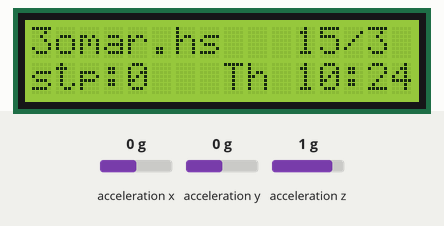
Recording of a sketch running on a simulated Arduino Uno, built with avr-gcc and run on an emulated ATmega328P. On the bench: 16×2 character LCD. Wiring (inferred from the names in the program): ADXL345 accelerometer at I2C address 0x53. The test bench sets the inputs (shaded band); at power-on: acceleration x 0 g, acceleration y 0 g, acceleration z 1 g. The local clock reads 2024-03-15 10:24:30 at power-on unless the sketch sets it; what the sketch prints to the serial monitor is not drawn.

Above: at 0.4 s.
At 30.1 s:
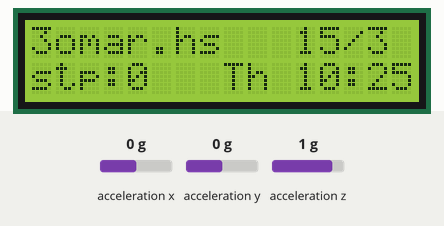
At 90.2 s:
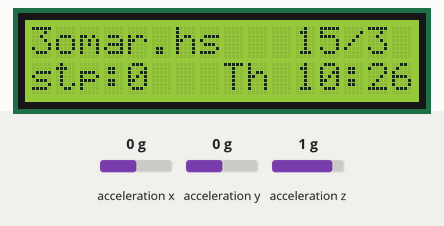

The sketch:

collage_bag_project.ino
```cpp
#include <Wire.h>

#include <LiquidCrystal_I2C.h>

LiquidCrystal_I2C lcd(0x27,16,2);

#include <Rtc_Pcf8563.h>

Rtc_Pcf8563 rtc;

//Accelerometer
#define DEVICE (0x53)    //ADXL345 device address
#define TO_READ (6)        //num of bytes we are going to read each time (two bytes for each axis)

#define offsetX   -10.5       // OFFSET values
#define offsetY   -2.5
#define offsetZ   -4.5

#define gainX     257.5        // GAIN factors
#define gainY     254.5
#define gainZ     248.5
    // Otherwise leave the default "550" value.
//Accelerometer Variables
byte buff[TO_READ] ;    //6 bytes buffer for saving data read from the device
char str[512];                      //string buffer to transform data before sending it to the serial port

int x,y,z, stepsStepped;

int xavg, yavg,zavg, steps=0, flag=0;
int xval[15]={0}, yval[15]={0}, zval[15]={0};
int threshhold = 60.0;


void setup()   {
  Serial.begin(9600);
  Wire.begin();

  lcd.init();
  lcd.backlight();

  lcd.setCursor(0, 0);
  lcd.print("3omar.hs");

  //Turning on the ADXL345
  writeTo(DEVICE, 0x2D, 0);
  writeTo(DEVICE, 0x2D, 16);
  writeTo(DEVICE, 0x2D, 8);

  // Show image buffer on the display hardware.
  // Since the buffer is intialized with an Adafruit splashscreen
  // internally, this will display the splashscreen.
  Serial.println();

  delay(10);
}


void loop() {
  int regAddress = 0x32; //First axis-acceleration-data register on the ADXL345
  readFrom(DEVICE, regAddress, TO_READ, buff); //read the acceleration data from the ADXL345

  //each axis reading comes in 10 bit resolution, ie 2 bytes.  Least Significat Byte first!!
  //thus we are converting both bytes in to one int
  x = (((int)buff[1]) << 8) | buff[0];
  y = (((int)buff[3])<< 8) | buff[2];
  z = (((int)buff[5]) << 8) | buff[4];

  stepsStepped = ArduinoPedometer();

  delay(100);

  lcd.setCursor(11, 0);
  lcd.print(rtc.getDay());
  lcd.setCursor(13, 0);
  lcd.print("/");
  lcd.setCursor(14, 0);
  lcd.print(rtc.getMonth());

  lcd.setCursor(11, 1);
  if(rtc.getHour() > 12){
    lcd.print(rtc.getHour() - 12);
  }
  else if(rtc.getHour() == 0){
    lcd.print("12");
  }
  else{
  lcd.print(rtc.getHour());
  }

  lcd.setCursor(8, 1);
  switch (rtc.getWeekday()){
    case 1:{
      lcd.print("Su");
      break;
    }
    case 2:{
      lcd.print("Mo");
      break;
    }
    case 3:{
      lcd.print("Tu");
      break;
    }
    case 4:{
      lcd.print("We");
      break;
    }
    case 5:{
      lcd.print("Th");
      break;
    }
    case 6:{
      lcd.print("Fr");
      break;
    }
    case 7:{
      lcd.print("Sa");
      break;
    }
  }
  lcd.setCursor(13, 1);
  lcd.print(":");
  lcd.setCursor(14, 1);
  lcd.print(rtc.getMinute());
}

//---------------- Functions
//Writes val to address register on device
void writeTo(int device, byte address, byte val) {
   Wire.beginTransmission(device); //start transmission to device
   Wire.write(address);        // send register address
   Wire.write(val);        // send value to write
   Wire.endTransmission(); //end transmission
}

//reads num bytes starting from address register on device in to buff array
void readFrom(int device, byte address, int num, byte buff[]) {
  Wire.beginTransmission(device); //start transmission to device
  Wire.write(address);        //sends address to read from
  Wire.endTransmission(); //end transmission

  Wire.beginTransmission(device); //start transmission to device
  Wire.requestFrom(device, num);    // request 6 bytes from device

  int i = 0;
  while(Wire.available())    //device may send less than requested (abnormal)
  {
    buff[i] = Wire.read(); // receive a byte
    i++;
  }
  Wire.endTransmission(); //end transmission
}


//Get pedometer.

int ArduinoPedometer(){
    int acc=0;
    int totvect[15]={0};
    int totave[15]={0};
    int xaccl[15]={0};
    int yaccl[15]={0};
    int zaccl[15]={0};
    for (int i=0;i<15;i++)
    {
      xaccl[i]= x;
      delay(1);
      yaccl[i]= y;
      delay(1);
      zaccl[i]= z;
      delay(1);
      totvect[i] = sqrt(((xaccl[i]-xavg)* (xaccl[i]-xavg))+ ((yaccl[i] - yavg)*(yaccl[i] - yavg)) + ((zval[i] - zavg)*(zval[i] - zavg)));
      totave[i] = (totvect[i] + totvect[i-1]) / 2 ;
      delay(150);

      //cal steps
      if (totave[i]>threshhold && flag==0)
      {
         steps=steps+1;
         flag=1;
      }
      else if (totave[i] > threshhold && flag==1)
      {
          //do nothing
      }
      if (totave[i] <threshhold  && flag==1)
      {
        flag=0;
      }
      Serial.print("steps=");
      Serial.println(steps);
      lcd.setCursor(0, 1);
      lcd.print("stp:");
      lcd.setCursor(4, 1);
      lcd.print(steps);
     return(steps);
    }
  delay(100);
 }
```

Measured:
- what the display in image 0 shows lasts 29.6 s, from 0.4 s to 30.0 s
- what the display in image 1 shows lasts 60.2 s, from 30.0 s to 90.2 s
